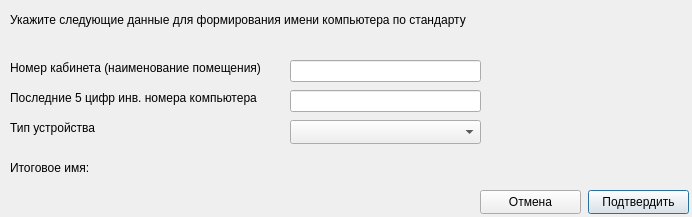
<?xml version="1.0" encoding="UTF-8"?>
<ui version="4.0">
 <class>DialogStandardName</class>
 <widget class="QDialog" name="DialogStandardName">
  <property name="geometry">
   <rect>
    <x>0</x>
    <y>0</y>
    <width>692</width>
    <height>217</height>
   </rect>
  </property>
  <property name="windowTitle">
   <string>Изменение имени ПК</string>
  </property>
  <widget class="QLabel" name="label">
   <property name="geometry">
    <rect>
     <x>10</x>
     <y>60</y>
     <width>261</width>
     <height>16</height>
    </rect>
   </property>
   <property name="text">
    <string>Номер кабинета (наименование помещения)</string>
   </property>
  </widget>
  <widget class="QLabel" name="label_2">
   <property name="geometry">
    <rect>
     <x>10</x>
     <y>90</y>
     <width>261</width>
     <height>16</height>
    </rect>
   </property>
   <property name="text">
    <string>Последние 5 цифр инв. номера компьютера</string>
   </property>
  </widget>
  <widget class="QLineEdit" name="tb_num_cab">
   <property name="geometry">
    <rect>
     <x>290</x>
     <y>60</y>
     <width>191</width>
     <height>22</height>
    </rect>
   </property>
  </widget>
  <widget class="QLineEdit" name="tb_num_inv">
   <property name="geometry">
    <rect>
     <x>290</x>
     <y>90</y>
     <width>191</width>
     <height>22</height>
    </rect>
   </property>
  </widget>
  <widget class="QComboBox" name="cb_type">
   <property name="geometry">
    <rect>
     <x>290</x>
     <y>120</y>
     <width>191</width>
     <height>24</height>
    </rect>
   </property>
  </widget>
  <widget class="QLabel" name="label_3">
   <property name="geometry">
    <rect>
     <x>10</x>
     <y>120</y>
     <width>261</width>
     <height>16</height>
    </rect>
   </property>
   <property name="text">
    <string>Тип устройства</string>
   </property>
  </widget>
  <widget class="QLabel" name="label_4">
   <property name="geometry">
    <rect>
     <x>10</x>
     <y>160</y>
     <width>281</width>
     <height>16</height>
    </rect>
   </property>
   <property name="text">
    <string>Итоговое имя:</string>
   </property>
  </widget>
  <widget class="QPushButton" name="btn_ok">
   <property name="geometry">
    <rect>
     <x>588</x>
     <y>190</y>
     <width>101</width>
     <height>24</height>
    </rect>
   </property>
   <property name="text">
    <string>Подтвердить</string>
   </property>
  </widget>
  <widget class="QPushButton" name="btn_cancel">
   <property name="geometry">
    <rect>
     <x>480</x>
     <y>190</y>
     <width>101</width>
     <height>24</height>
    </rect>
   </property>
   <property name="text">
    <string>Отмена</string>
   </property>
  </widget>
  <widget class="QLabel" name="lb_info">
   <property name="geometry">
    <rect>
     <x>10</x>
     <y>10</y>
     <width>481</width>
     <height>20</height>
    </rect>
   </property>
   <property name="text">
    <string>Укажите следующие данные для формирования имени компьютера по стандарту</string>
   </property>
  </widget>
  <widget class="QLabel" name="lbl_error_num_cab">
   <property name="geometry">
    <rect>
     <x>490</x>
     <y>60</y>
     <width>201</width>
     <height>16</height>
    </rect>
   </property>
   <property name="text">
    <string/>
   </property>
  </widget>
  <widget class="QLabel" name="lbl_error_num_inv">
   <property name="geometry">
    <rect>
     <x>490</x>
     <y>90</y>
     <width>201</width>
     <height>16</height>
    </rect>
   </property>
   <property name="text">
    <string/>
   </property>
  </widget>
 </widget>
 <resources/>
 <connections/>
</ui>
